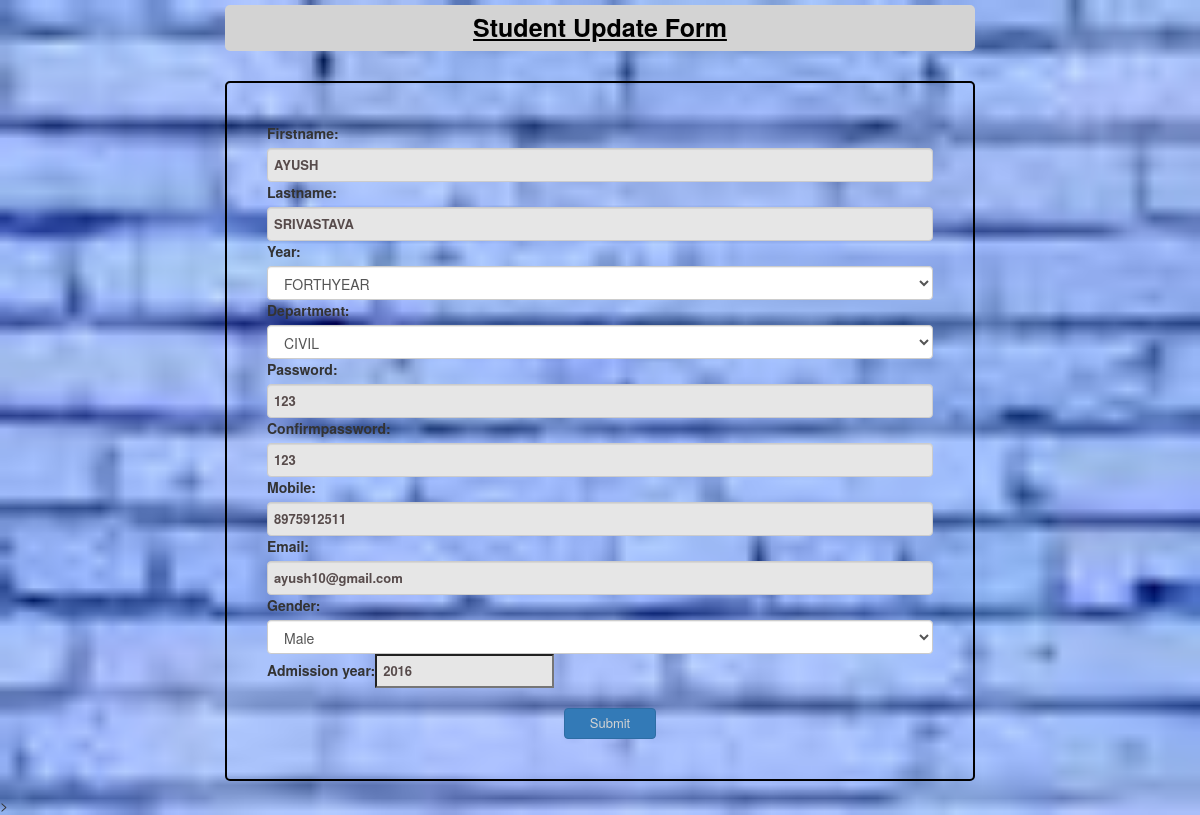
The page /StudentUpdate/16 on the database its author committed.
### feedbackprojectapp/models.py (models this page shows, shortened)
class StudentRegistration(models.Model):
    rollno = models.IntegerField(null=True)
    firstname = models.CharField(max_length=30)
    lastname = models.CharField( max_length=30)
    YEAR_CHOICES = (
        ('1', 'FIRSTYEAR'),
        ('2', 'SECONDYEAR'),
        ('3', 'THIRDYEAR'),
        ('4', 'FORTHYEAR'),
    )
    year = models.CharField(max_length=1, choices=YEAR_CHOICES, null=True)
    department = models.ForeignKey(DepartmentDatabase, on_delete=models.CASCADE, null=True)
    password = models.CharField(max_length=30, null=True)
    confirmpassword = models.CharField(max_length=30, null=True)
    mobile = models.BigIntegerField(unique=True)
    email = models.EmailField(unique=True)
    GENDER_CHOICES = (
        ('M', 'Male'),
        ('F', 'Female'),
        ('O','Other')
    )
    gender = models.CharField(max_length=1, choices=GENDER_CHOICES, null=True)
    admission_year = models.IntegerField(null=True, blank=True)
    class Meta:
        db_table = 'students'
        ordering =['rollno']

### feedbackprojectapp/views.py (the view)
# urls.py: path('StudentUpdate/<int:rollno>', StudentUpdateView.as_view(), name='StudentUpdate'),
class StudentUpdateView(UpdateView):
    template_name = 'studentupdate.html'
    model = StudentRegistration
    form_class = StudentUpdateForm
    pk_url_kwarg = 'rollno'
    success_url = reverse_lazy('StudentIndex')

### feedbackprojectapp/forms.py
class StudentUpdateForm(forms.ModelForm):
    class Meta:
        model = StudentRegistration
        exclude = ('rollno',)
        widgets = {
            'firstname': forms.TextInput(attrs={'class': 'form-control ', 'placeholder': 'First Name'}),
            'lastname': forms.TextInput(attrs={'class': 'form-control ', 'placeholder': 'Last Name'}),
            'year':forms.Select(attrs={'class':'form-control','placeholder':'Year'}),
            'department': forms.Select(attrs={'class': 'form-control ', 'placeholder': 'Department'}),
            'password': forms.TextInput(attrs={'class': 'form-control ', 'placeholder': 'Password'}),
            'confirmpassword': forms.TextInput(attrs={'class': 'form-control ', 'placeholder': 'Confirm Password'}),
            'mobile': forms.TextInput(attrs={'class': 'form-control ', 'placeholder': 'Mobile Number'}),
            'gender': forms.Select(attrs={'class': 'form-control ', 'placeholder': 'Select your gender'}),
            'email': forms.EmailInput(attrs={'class': 'form-control ', 'placeholder': 'Email Id'}),
        }

### feedbackprojectapp/models.py (called while the page is built)
    def __str__(self):
        return self.department_name

### templates/studentupdate.html (shortened to what this page needs)
<html>
<head>
  <link rel="stylesheet" href="https://maxcdn.bootstrapcdn.com/bootstrap/3.3.7/css/bootstrap.min.css">
</head>
<body>
<div class="container">
    <div class="row">
        <div class="col-md-offset-2 col-md-8">
             <div class="title">Student Update Form </div>
          <form method="POST">
              {{ form }}
              <br><br>
              <center>
              <input type="submit" value="Submit" class="btn btn-primary mybtn">
              </center>
          </form>
        </div>
    </div>
</div>>
</body>
</html>

### templates/studentupdate.html (style rules this page uses)
body { background-repeat:no-repeat ; background-size: cover; }
.title { margin: 5px auto 30px; font-size: 25px; text-align: center; text-decoration: underline; font-weight: bold; color: #000; background-color: lightgray; padding: 5px; border-radius: 5px; }
input[type=text], input[type=email], input[type=password],input[type=number] { background-color: #E6E6E6; padding: 6px; font-size: small; color: #574B4B; font-weight: bold; }
input[type=submit] { padding: 5px 25px; font-size: small; color: lightgrey; margin-left: 20px; }
form { border: 2px solid black; padding: 40px; border-radius: 5px; }

### rows shown on the page
StudentRegistration: firstname "AYUSH", lastname "SRIVASTAVA", year "FORTHYEAR", department "CIVIL", password "123", confirmpassword "123", mobile "8975912511", email "ayush10@gmail.com", gender "Male", admission_year "2016"
